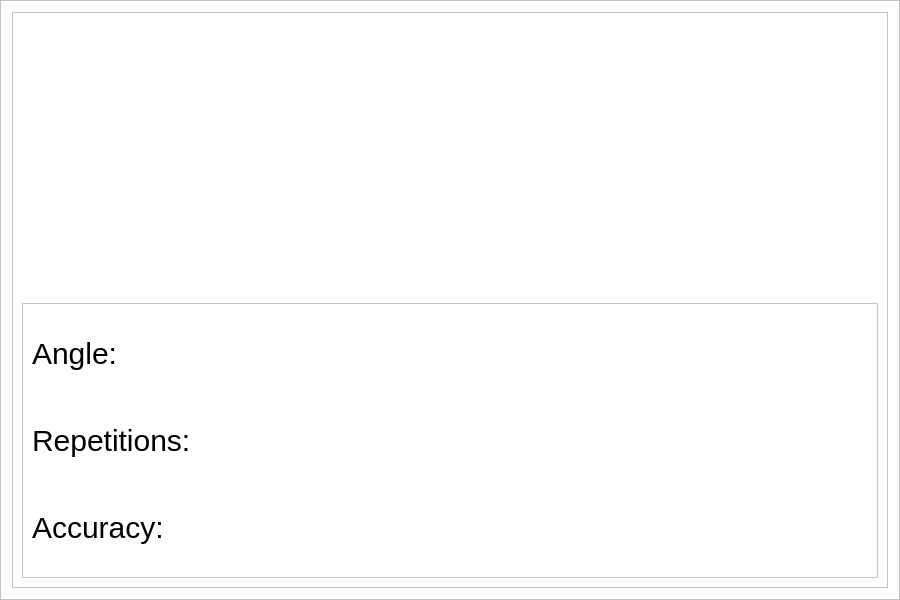
<?xml version="1.0" encoding="UTF-8"?>
<ui version="4.0">
 <class>Exercise</class>
 <widget class="QFrame" name="Exercise">
  <property name="geometry">
   <rect>
    <x>0</x>
    <y>0</y>
    <width>900</width>
    <height>600</height>
   </rect>
  </property>
  <property name="windowTitle">
   <string>Frame</string>
  </property>
  <property name="styleSheet">
   <string notr="true">background-color: rgb(255, 255, 255);</string>
  </property>
  <property name="frameShape">
   <enum>QFrame::StyledPanel</enum>
  </property>
  <property name="frameShadow">
   <enum>QFrame::Raised</enum>
  </property>
  <layout class="QVBoxLayout" name="verticalLayout">
   <item>
    <widget class="QFrame" name="frame_2">
     <property name="frameShape">
      <enum>QFrame::StyledPanel</enum>
     </property>
     <property name="frameShadow">
      <enum>QFrame::Raised</enum>
     </property>
     <layout class="QVBoxLayout" name="verticalLayout_2">
      <item>
       <widget class="QLabel" name="video_2">
        <property name="frameShape">
         <enum>QFrame::NoFrame</enum>
        </property>
        <property name="text">
         <string/>
        </property>
        <property name="textFormat">
         <enum>Qt::PlainText</enum>
        </property>
        <property name="alignment">
         <set>Qt::AlignHCenter|Qt::AlignTop</set>
        </property>
       </widget>
      </item>
      <item>
       <widget class="QFrame" name="frame">
        <property name="styleSheet">
         <string notr="true">QLabel {
	color: rgb(0,0,0); 
	font-size: 30px;

}</string>
        </property>
        <property name="frameShape">
         <enum>QFrame::StyledPanel</enum>
        </property>
        <property name="frameShadow">
         <enum>QFrame::Raised</enum>
        </property>
        <layout class="QGridLayout" name="gridLayout">
         <item row="1" column="0">
          <widget class="QLabel" name="rep_label">
           <property name="text">
            <string>Repetitions:</string>
           </property>
          </widget>
         </item>
         <item row="2" column="0">
          <widget class="QLabel" name="label_2">
           <property name="text">
            <string>Accuracy:</string>
           </property>
          </widget>
         </item>
         <item row="0" column="0">
          <widget class="QLabel" name="angle_label">
           <property name="text">
            <string>Angle:</string>
           </property>
          </widget>
         </item>
        </layout>
       </widget>
      </item>
     </layout>
    </widget>
   </item>
  </layout>
 </widget>
 <resources/>
 <connections/>
</ui>
